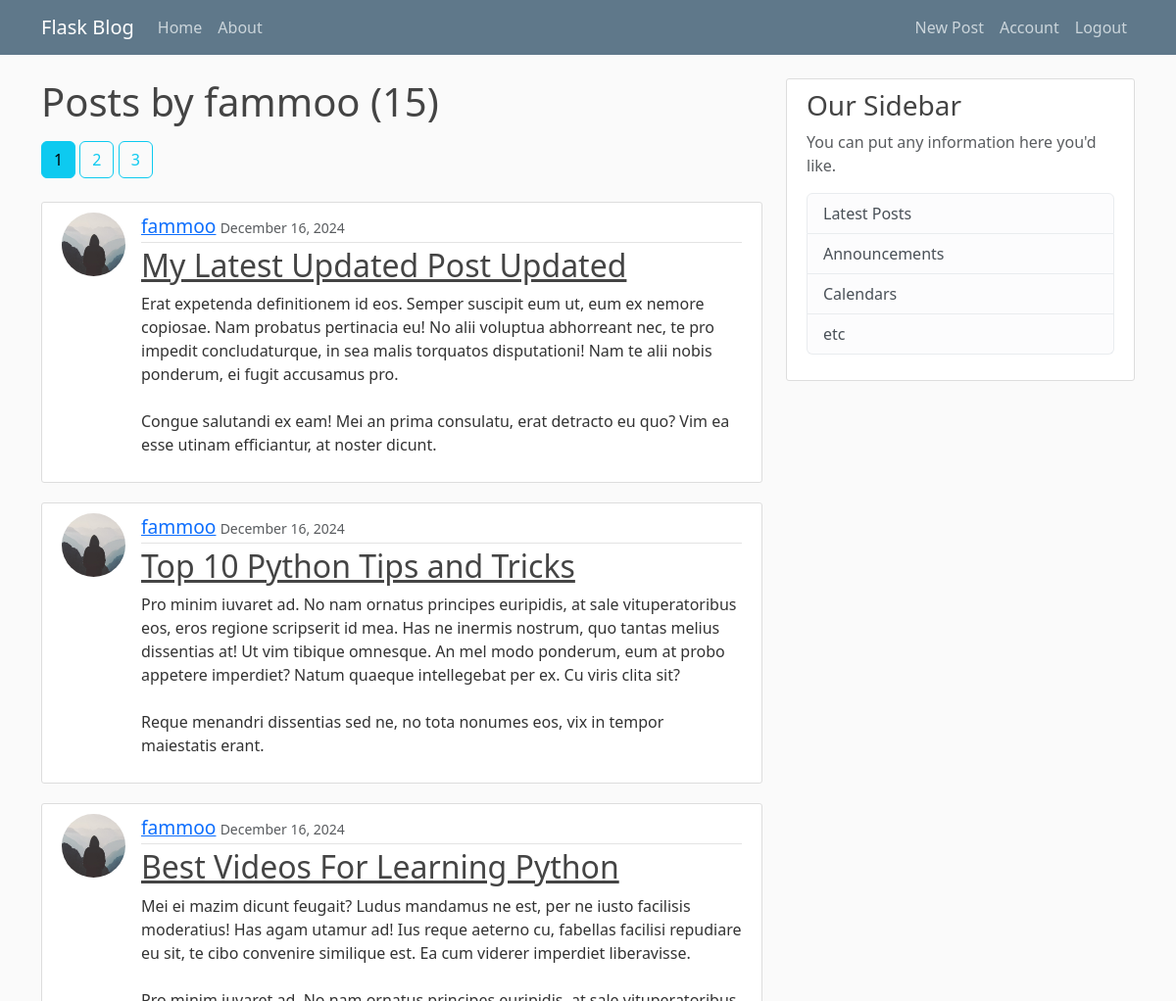
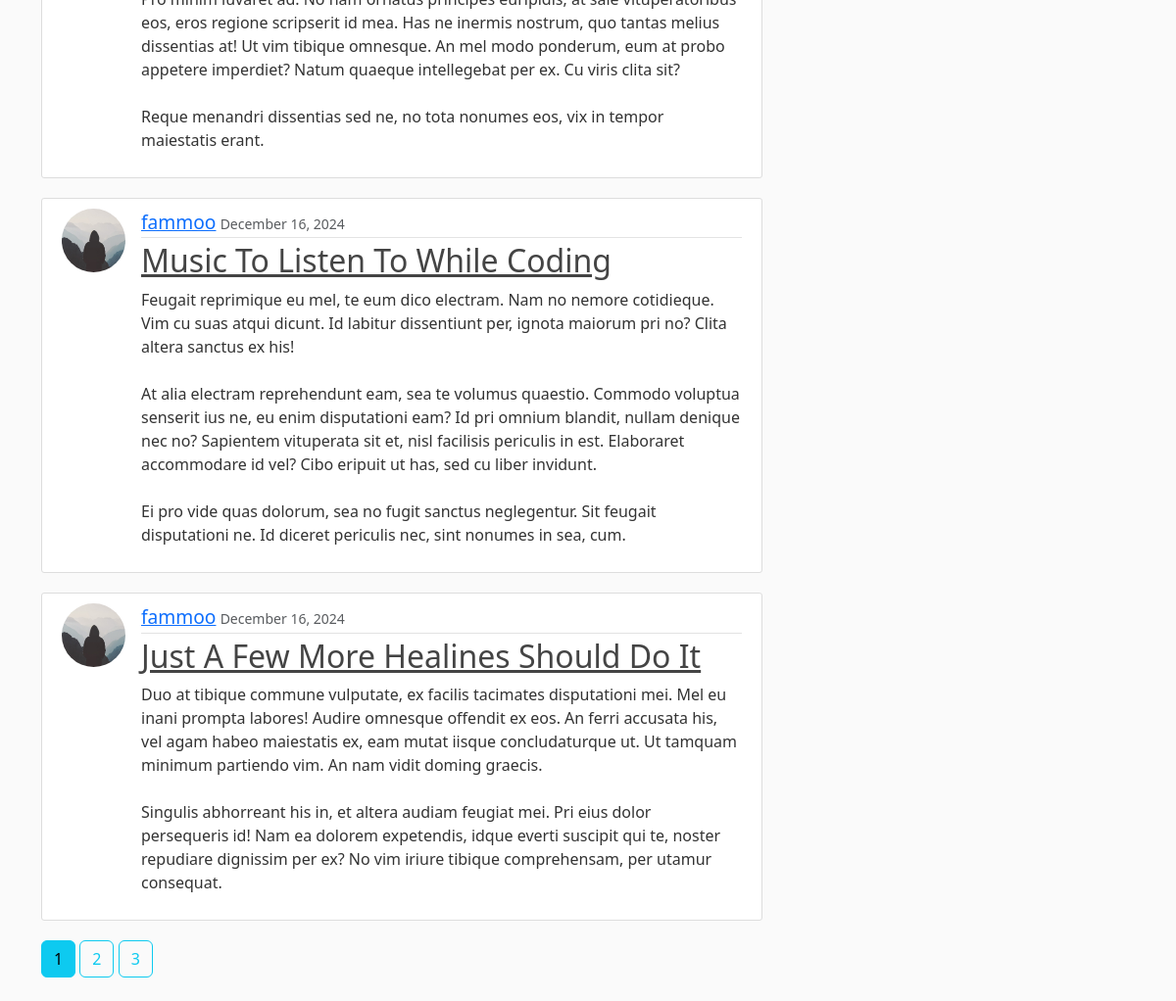
Page /user/fammoo (signed in) on the committed database (2 pictures, top to bottom).
### flaskblog/users/models.py (models this page shows, shortened)
class User(db.Model, UserMixin):
    __tablename__ = 'user'
    id = db.Column(db.Integer, primary_key=True)
    username = db.Column(db.String(20), unique=True, nullable=False)
    email = db.Column(db.String(120), unique=True, nullable=False)
    image_file = db.Column(db.String(20), nullable=False)
    password = db.Column(db.String(60), nullable=False)
    posts = db.relationship("Post", backref="author", lazy=True)

### flaskblog/posts/models.py (models this page shows, shortened)
class Post(db.Model):
    __tablename__ = 'post'
    id = db.Column(db.Integer, primary_key=True)
    title = db.Column(db.String(100), nullable=False)
    date_posted = db.Column(db.DateTime, nullable=False, default=datetime.utcnow)
    content = db.Column(db.Text, nullable=False)
    user_id = db.Column(db.Integer, db.ForeignKey("user.id"), nullable=False)

### flaskblog/users/routes.py (the view)
@users.route("/user/<string:username>")
def user_posts(username: str):
    page = request.args.get("page", 1, type=int)
    user = User.query.filter_by(username=username).first_or_404()
    posts = Post.query.filter_by(author=user)\
        .order_by(Post.date_posted.desc()).paginate(page=page, per_page=5)
    return render_template("user_posts.html", title=f"Posts by {username}", posts=posts, user=user)

### flaskblog/users/models.py (called while the page is built)
@login_manager.user_loader
def load_user(user_id):
    return User.query.get(int(user_id))

### flaskblog/templates/user_posts.html
{% extends "layout.html" %}
{% set active_page = "User Posts" %}
{% block content %}
{% macro render_pagination() %}
	{% for page_num in posts.iter_pages(left_edge=1, right_edge=1, left_current=1, right_current=1) %}
		{% if page_num %}
			{% set page_btn_class = "btn mb-4 " + ("btn-info" if posts.page == page_num else "btn-outline-info") %}
			<a class="{{ page_btn_class }}" href="{{ url_for('users.user_posts', username=user.username, page=page_num) }}">{{ page_num }}</a>
		{% else %}
            <span>...</span>
		{% endif %}
	{% endfor %}
{% endmacro %}
<h1 class="mb-3">Posts by {{ user.username }} ({{posts.total}}) </h1>
{{ render_pagination() }}
{% for post in posts.items %}
<article class="d-flex content-section">
	<img class="rounded-circle article-img" src="{{url_for('static', filename='profile_pics/' + post.author.image_file) }}" alt="">
	<div class="media-body">
		<div class="article-metadata">
			<a style="font-size: larger;" class="mr-2" href="{{ url_for('users.user_posts', username=post.author.username) }}">{{ post.author.username }}</a>
			<small class="text-muted">{{ post.date_posted.strftime('%B %d, %Y') }}</small>
		</div>
		<h2><a class="article-title" href="{{ url_for('posts.post', post_id=post.id) }}">{{ post.title }}</a></h2>
		<p class="article-content">{{ post.content }}</p>
	</div>
</article>
{% endfor %}
{{ render_pagination() }}
{% endblock content %}

### flaskblog/static/main.css (style rules this page uses)
body { background: #fafafa; color: #333333; margin-top: 5rem; }
h1, h2, h3, h4, h5, h6 { color: #444444; }
.content-section { background: #ffffff; padding: 10px 20px; border: 1px solid #dddddd; border-radius: 3px; margin-bottom: 20px; }
.article-title { color: #444444; }
.article-content { white-space: pre-line; }
.article-img { height: 65px; width: 65px; margin-right: 16px; }
.article-metadata { padding-bottom: 1px; margin-bottom: 4px; border-bottom: 1px solid #e3e3e3 }

### rows in the picture
User: username "fammoo"
Post: image_file (placeholder picture), author.username "fammoo", date_posted "December 16, 2024", title "My Latest Updated Post Updated", content "Erat expetenda definitionem id eos. Semper suscipit eum ut, eum ex nemore copiosae. Nam probatus pertinacia eu! No alii voluptua abhorreant nec, te pro impedit concludaturque, in sea malis torquatos disputationi! Nam te alii nobis ponderum, ei fugit accusamus pro. Congue salutandi ex eam! Mei an prima consulatu, erat detracto eu quo? Vim ea esse utinam efficiantur, at noster dicunt."
Post: image_file (placeholder picture), author.username "fammoo", date_posted "December 16, 2024", title "Top 10 Python Tips and Tricks", content "Pro minim iuvaret ad. No nam ornatus principes euripidis, at sale vituperatoribus eos, eros regione scripserit id mea. Has ne inermis nostrum, quo tantas melius dissentias at! Ut vim tibique omnesque. An mel modo ponderum, eum at probo appetere imperdiet? Natum quaeque intellegebat per ex. Cu viris clita sit? Reque menandri dissentias sed ne, no tota nonumes eos, vix in tempor maiestatis erant."
Post: image_file (placeholder picture), author.username "fammoo", date_posted "December 16, 2024", title "Best Videos For Learning Python", content "Mei ei mazim dicunt feugait? Ludus mandamus ne est, per ne iusto facilisis moderatius! Has agam utamur ad! Ius reque aeterno cu, fabellas facilisi repudiare eu sit, te cibo convenire similique est. Ea cum viderer imperdiet liberavisse. Pro minim iuvaret ad. No nam ornatus principes euripidis, at sale vituperatoribus eos, eros regione scripserit id mea. Has ne inermis nostrum, quo tantas melius dissentias at! Ut vim tibique omnesque. An mel modo ponderum, eum at probo appetere imperdiet? Natum quaeque intellegebat per ex. Cu viris clita sit? Reque menandri dissentias sed ne, no tota nonumes eos, vix in tempor maiestatis erant."
Post: image_file (placeholder picture), author.username "fammoo", date_posted "December 16, 2024", title "Music To Listen To While Coding", content "Feugait reprimique eu mel, te eum dico electram. Nam no nemore cotidieque. Vim cu suas atqui dicunt. Id labitur dissentiunt per, ignota maiorum pri no? Clita altera sanctus ex his! At alia electram reprehendunt eam, sea te volumus quaestio. Commodo voluptua senserit ius ne, eu enim disputationi eam? Id pri omnium blandit, nullam denique nec no? Sapientem vituperata sit et, nisl facilisis periculis in est. Elaboraret accommodare id vel? Cibo eripuit ut has, sed cu liber invidunt. Ei pro vide quas dolorum, sea no fugit sanctus neglegentur. Sit feugait disputationi ne. Id diceret periculis nec, sint nonumes in sea, cum."
Post: image_file (placeholder picture), author.username "fammoo", date_posted "December 16, 2024", title "Just A Few More Healines Should Do It", content "Duo at tibique commune vulputate, ex facilis tacimates disputationi mei. Mel eu inani prompta labores! Audire omnesque offendit ex eos. An ferri accusata his, vel agam habeo maiestatis ex, eam mutat iisque concludaturque ut. Ut tamquam minimum partiendo vim. An nam vidit doming graecis. Singulis abhorreant his in, et altera audiam feugiat mei. Pri eius dolor persequeris id! Nam ea dolorem expetendis, idque everti suscipit qui te, noster repudiare dignissim per ex? No vim iriure tibique comprehensam, per utamur consequat."

### other values in the picture
{{ page.title }} "Home" "About"
{{ page.title }} "New Post" "Account" "Logout"
{{ posts.total }} "15"
{{ page_num }} "1" "2" "3" "1" "2" "3"
